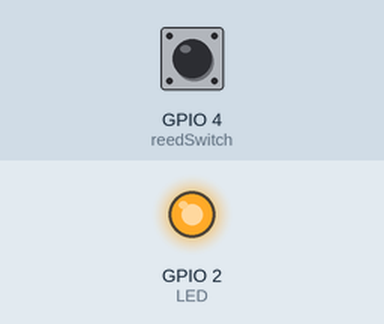
A sketch run on a simulated ESP8266 (NodeMCU). Shown: output pins drawn as LEDs (lit = HIGH). Inputs (shaded band) come from the test bench; at power-on: GPIO 4 (reedSwitch) HIGH. WiFi joins after 1.5 s; servers stay silent unless stated; web services answer with replies made up by the test bench; what the sketch prints to the serial monitor is not drawn.

Above: at 3.2 s.
3.3 s: GPIO 4 (reedSwitch) pulled LOW for 0.15 s
At 4.0 s:
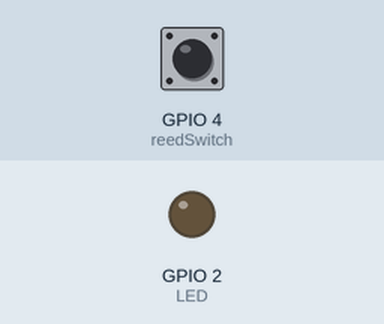
6.4 s: GPIO 4 (reedSwitch) pulled LOW for 1 s
At 9.8 s:
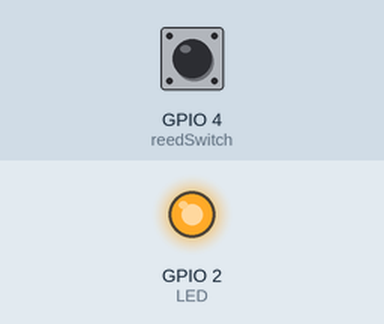
10.4 s: GPIO 4 (reedSwitch) pulled LOW for 3.2 s
At 12.5 s:
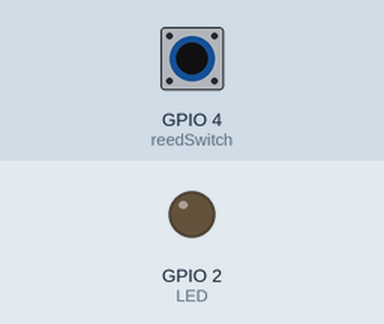
Timing chart, 0 to 15.1 s (numbered marks = the images above; inputs shaded):
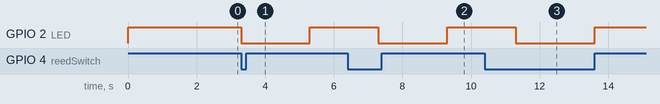

The sketch:

Whatsapp-notif-timer.ino
```cpp
#include <ESP8266WiFi.h>
#include <ESP8266HTTPClient.h>
#include <WiFiClient.h>
#include <UrlEncode.h>

//wifi credentials
const char* Wifi_Name = "";
const char* Wifi_Password = "";

//Callmebot credentials
String phone_num = ""; // with +prefix (+420)
String API = "";

// Detects whenever the door changed state
bool doorStatus = false;

// Holds reedswitch state (1=opened, 0=close)
bool state;
bool prevState;
String doorState;
//pins
const int reedSwitch = 4;
const int LED = 2;

//check if change interval is longer than 500ms
unsigned long previousMillis = 0;
const long interval = 2000;

// Debounce variables
const long debounceDelay = 50;
unsigned long lastDebounceTime = 0;

// Timer variables
unsigned long timerStart = 0;
const long timerDuration = 180000; // 3 minutes in milliseconds
bool doorOpen = false;

//message part
void sendMessage(String message){

  // Data to send with HTTP POST
  String url = "http://api.callmebot.com/whatsapp.php?phone=" + phone_num + "&apikey=" + API + "&text=" + urlEncode(message);
  WiFiClient client;
  HTTPClient http;
  http.begin(client, url);

  // Specify content-type header
  http.addHeader("Content-Type", "application/x-www-form-urlencoded");

  // Send HTTP POST request
  int httpResponseCode = http.POST(url);
  int retries = 3; // Maximum number of retries

  // Retry sending message if it fails
  while (httpResponseCode != 200 && retries > 0) {
    Serial.println("Error sending message, retrying...");
    httpResponseCode = http.POST(url);
    retries--;
    delay(5000); // Wait 5 seconds between retries
  }

  // If message was sent successfully
  if (httpResponseCode == 200){
    Serial.print("Message sent");
  }
  // If message failed to send
  else{
    Serial.println("Error");
    Serial.print("HTTP response code: ");
    Serial.println(httpResponseCode);
  }
}

//Inital setup
void setup() {
  Serial.begin(9600); //debug
  //current door state
  pinMode(reedSwitch, INPUT_PULLUP);
  state = digitalRead(reedSwitch);
  prevState = state;

  //LED depends on the door state
  pinMode(LED, OUTPUT);
  digitalWrite(LED, state);

  // Set the reedswitch pin as interrupt, assign interrupt function and set CHANGE mode
  attachInterrupt(digitalPinToInterrupt(reedSwitch), changeDoorStatus, CHANGE);

  // Connect to Wi-Fi
  WiFi.begin (Wifi_Name, Wifi_Password);
  // Wait until connected
  while (WiFi.status() != WL_CONNECTED) {
    delay(2000);
    Serial.print("."); // connecting
  }
  Serial.println("");
  Serial.println("WiFi connected!!!!");
}
//interrupt function
ICACHE_RAM_ATTR void changeDoorStatus() {
  unsigned long currentTime = millis();
  if (currentTime - lastDebounceTime > debounceDelay) {
    doorStatus = true;
  }
  lastDebounceTime = currentTime;
}

//update void
void loop() {

  // Check if the door state has changed
  if (doorStatus){
    unsigned long currentMillis = millis();
    //this is so that updates aren't called rapidly but it waits for the interval
    if(currentMillis - previousMillis >= interval) {
      previousMillis = currentMillis;
      // If a state has occured, invert the current door state
      state = digitalRead(reedSwitch);

      if (state != prevState) {
        // Door has closed
        if(state) {
          doorState = "closed";
        }
        // Door has opened so timer starts
        else{
          doorState = "open";
          timerStart = millis(); // Start the timer
          doorOpen = true; // Set doorOpen to true
        }

        // Update LED and send door state
        digitalWrite(LED, state);
        doorStatus = false;
        Serial.println(state);
        Serial.println(doorState);

        sendMessage("door: " + doorState); // sends door status
        prevState = state;
      }
    }
  }

  // Check the timer if the door is open
  if (doorOpen) {
    unsigned long currentTime = millis();
    unsigned long elapsedTime = currentTime - timerStart;
    unsigned long remainingTime = timerDuration - elapsedTime;

    // Door is open and timer has expired, send notification
    if (remainingTime <= 0) {
      sendMessage("Door still open!"); // send notification
      doorOpen = false; // Reset timer and doorOpen
      timerStart = 0;
    }

    // Door is closed, reset timer and doorOpen
    else if (state) {
      doorOpen = false;
      timerStart = 0;
    }
  }
}
```

Measured:
- after the input at 3.3 s, GPIO 2 (LED): HIGH → LOW at once, → HIGH 2.0 s later
- after the input at 6.4 s, GPIO 2 (LED): HIGH → LOW after 0.90 s, → HIGH 2.0 s later
- after the input at 10.4 s, GPIO 2 (LED): HIGH → LOW after 0.90 s, → HIGH 2.3 s later
